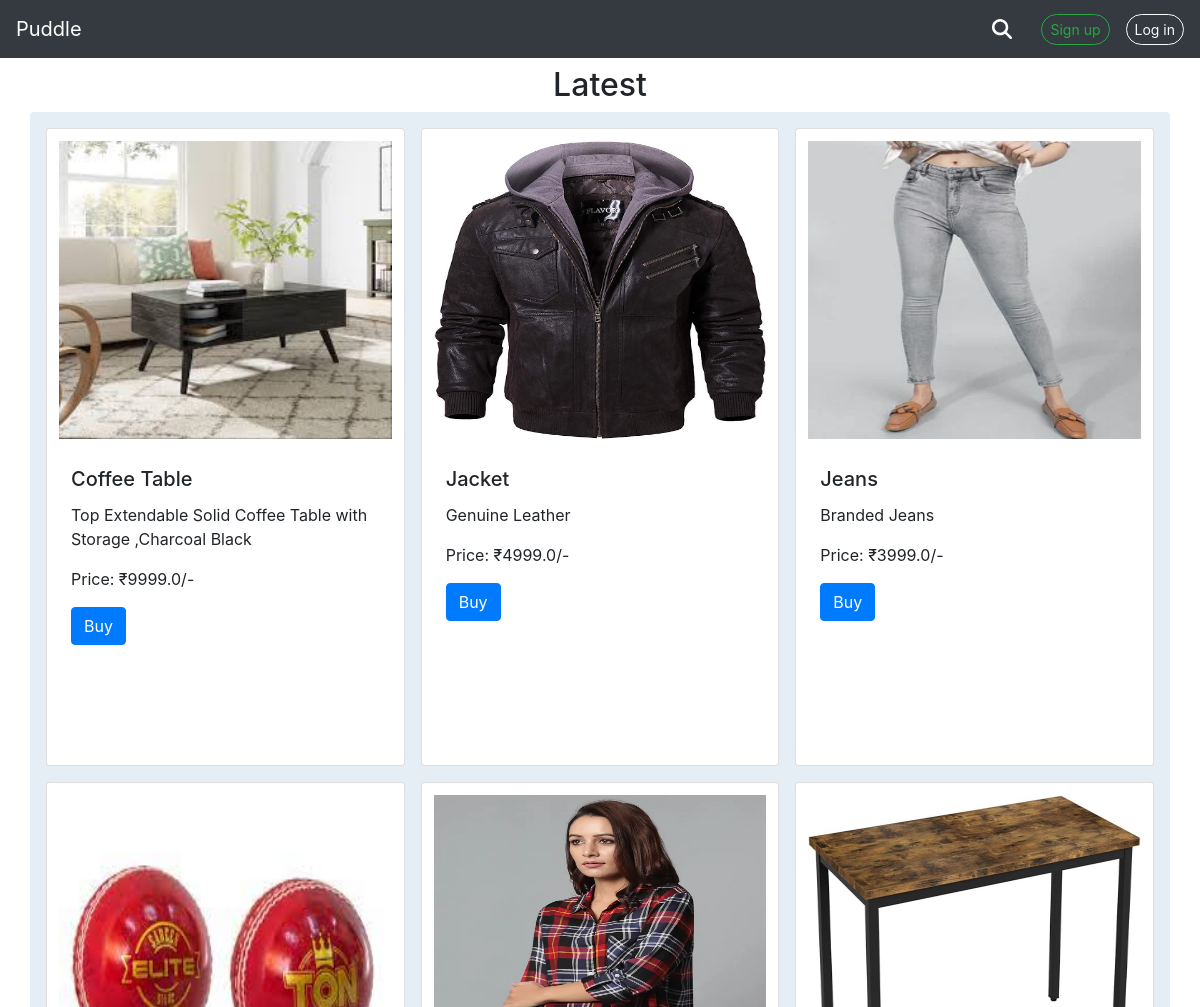
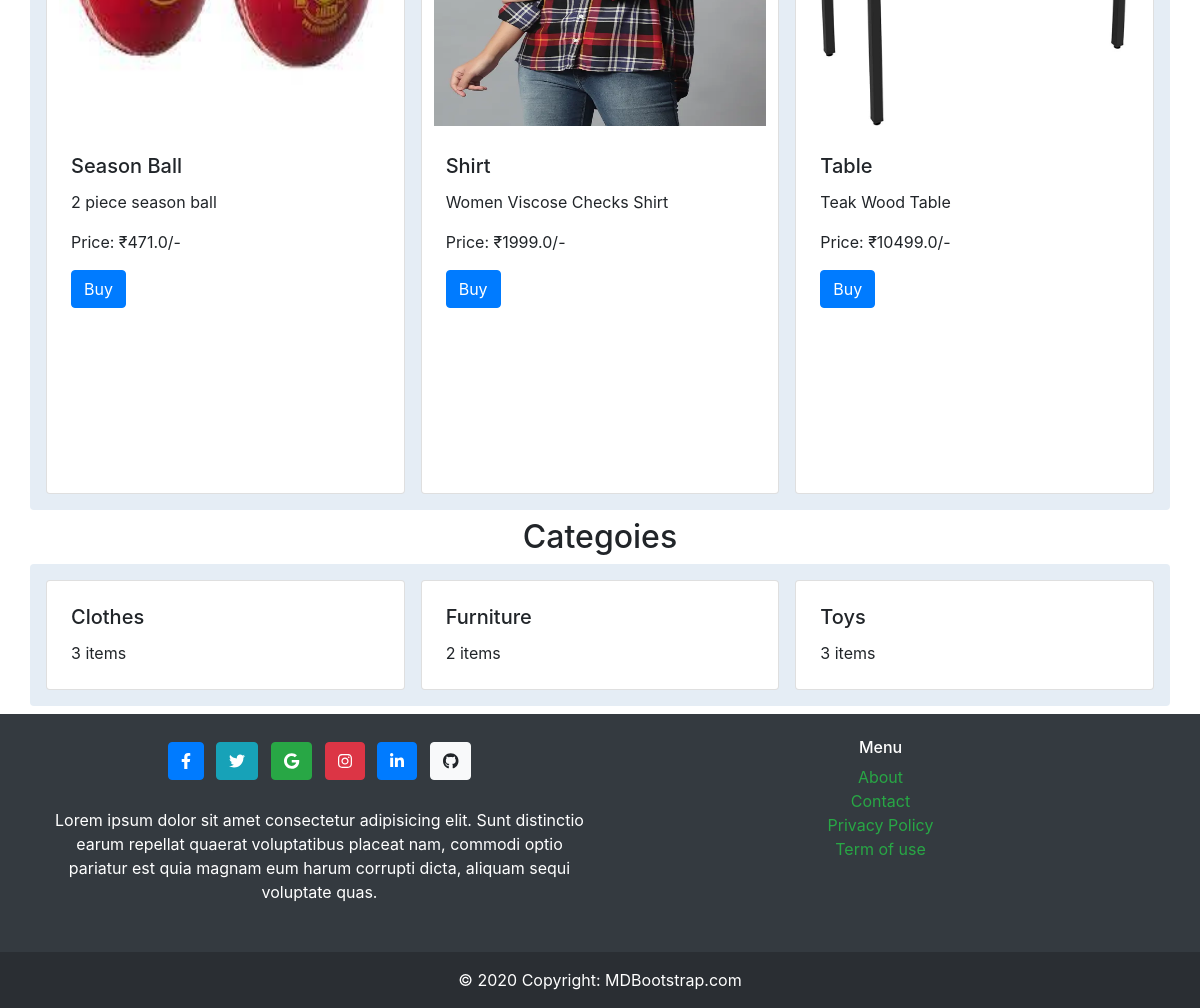
The page / on the database its author committed (2 pictures, top to bottom).
### item/models.py (models this page shows, shortened)
class Item(models.Model):
    category = models.ForeignKey(Category, related_name='items', on_delete=models.CASCADE)
    name = models.CharField(max_length=255)
    description = models.TextField(blank=True, null=True)
    price = models.FloatField()
    image= models.ImageField(upload_to='item_images', blank=True, null=True)
    is_sold = models.BooleanField(default=False)
    created_by = models.ForeignKey(User, related_name='items', on_delete= models.CASCADE)
    created_at = models.DateTimeField(auto_now_add=True)
    class Meta:
        ordering = ('name',)

class Category(models.Model):
    name = models.CharField(max_length=255)
    class Meta:
        ordering = ('name',)
        verbose_name_plural= 'Categories'

### core/views.py (the view)
# urls.py: path('',views.index, name='index'),
def index(request):
    items = Item.objects.filter(is_sold=False)[0:6]
    categories = Category.objects.all()
    return render(request, "core/index.html", {
        'categories': categories,
        'items': items,
    })

### core/templates/core/index.html (shortened to what this page needs)
{% extends "core/base.html" %}
{% block content %}
        <h2 class="text-center m-2">Latest</h2>
        <div class="row  rounded p-2" style="background:#e5edf5 ">
            {% for item in items %}
            <div class="col-sm-4 p-2">
                <div class="card h-100 w-100 p-1 d-flex " >
                    <a href="{%url "item:detail" item.id %}" class="h-50 ">
                    <img src="{{item.image.url}}" class="card-img h-100 p-2 "   alt="{{item.name}}"></a>
                    <div class="card-body">
                        <h5 class="card-title">{{item.name}}</h5>
                        <p class="card-text ">{{item.description}}</p>
                        <p class="card-text">Price: <span>&#8377;</span>{{item.price}}/- </p>
                        <a href="{%url "item:detail" item.id %}" class="btn btn-primary">Buy</a>
                    </div>
                </div>
            </div>
            {% endfor %}
        </div>
    <h2 class="text-center m-2">Categoies</h2>
    <div class="row  rounded mb-2 p-2" style="background:#e5edf5 ">
        {% for category in categories %}
        <div class="col-sm-4 p-2">
            <div class="card h-100 w-100 p-1 d-flex" >
                <div class="card-body">
                    <h5 class="card-title">{{category.name}}</h5>
                    <p class="card-text">{{category.items.count}} items</p>
                </div>
            </div>
        </div>
        {% endfor %}
    </div>
{% endblock content %}

### core/templates/core/base.html (shortened to what this page needs)
<!DOCTYPE html>
<html lang="en">
    <head>
        <link rel="stylesheet" href="https://cdn.jsdelivr.net/npm/bootstrap@4.6.2/dist/css/bootstrap.min.css">
        {% load static %}
        <link rel="stylesheet" href="{% static "core/style.css" %} ">
    </head>
    <body>
        <nav class="navbar navbar-expand-lg navbar-dark bg-dark">
            <a class="navbar-brand" href="{% url 'core:index' %}">Puddle</a>
            <div class="collapse navbar-collapse" id="navbarSupportedContent">
                <form class="form-inline my-2 my-lg-0 ml-auto">
                    <a class="navbar-brand nav-item dropdown btn btn-dark" href="{% url "item:items" %}"><i class="fa-solid fa-magnifying-glass"></i> </a>
                    {% if request.user.is_authenticated  %}
                        <a href="{% url "conversation:inbox" %}" class="nav-item dropdown rounded-pill btn btn-success  my-2 my-sm-0 mr-3" type="submit"><i class="fa-solid fa-envelope"></i></a>
                        <a href="{% url "dashboard:index" %}" class="rounded-pill btn btn-outline-light btn-sm my-2 my-sm-0" type="submit">Dashboard</a>
                        <a href="{% url "core:logout" %}" class="rounded-pill btn btn-success  m-2 " type="submit"><i class="fa-solid fa-right-from-bracket"></i></a>
                    {% else %}
                        <a href="{% url "core:signup" %}" class="nav-item dropdown rounded-pill btn btn-outline-success btn-sm my-2 my-sm-0 mr-3" type="submit">Sign up</a>
                        <a href="{% url "core:login" %}" class="nav-item dropdown rounded-pill btn btn-outline-light btn-sm my-2 my-sm-0" type="submit">Log in</a>
                    {% endif %}
                </form>
            </div>
        </nav>
        <div class="container">
            {% block content %}
            {% endblock content %}
        </div>
        <footer class="bg-dark text-center text-white">
            <div class="container p-4">
            <div class="row">
            <div class="col-sm-6">
                <section class="mb-4">
                    <a class="btn btn-primary btn-floating m-1" href="#!" role="button"
                    ><i class="fab fa-facebook-f"></i></a>
                    <a class="btn btn-info btn-floating m-1" href="#!" role="button"
                    ><i class="fab fa-twitter"></i
                    ></a>
                    <a class="btn btn-success btn-floating m-1" href="#!" role="button"
                    ><i class="fab fa-google"></i
                    ></a>
                    <a class="btn btn-danger btn-floating m-1" href="#!" role="button"
                    ><i class="fab fa-instagram"></i
                    ></a>
                    <a class="btn btn-primary btn-floating m-1" href="#!" role="button"
                    ><i class="fab fa-linkedin-in"></i
                    ></a>
                    <a class="btn btn-light btn-floating m-1" href="#!" role="button"
                    ><i class="fab fa-github"></i
                    ></a>
                </section>
                <section class="mb-4">
                    <p>
                    Lorem ipsum dolor sit amet consectetur adipisicing elit. Sunt distinctio earum
                    repellat quaerat voluptatibus placeat nam, commodi optio pariatur est quia magnam
                    eum harum corrupti dicta, aliquam sequi voluptate quas.
                    </p>
                </section>
                </div>
            <div class="col-sm-6 d-block">
                <h6>Menu</h6>
                    <a class="d-block text-success" href="">About</a>
                    <a class="d-block text-success" href="{% url "core:contact" %}">Contact</a>
                    <a class="d-block text-success" href="">Privacy Policy</a>
                    <a class="d-block text-success" href="">Term of use</a>
            </div>
            </div>
            </div>
            <div class="text-center p-3" style="background-color: rgba(0, 0, 0, 0.2);">
            © 2020 Copyright:
            <a class="text-white" href="https://mdbootstrap.com/">MDBootstrap.com</a>
            </div>
        </footer>
    </body>
</html>

### rows shown on the page
Item: image (picture), name "Coffee Table", description "Top Extendable Solid Coffee Table with Storage ,Charcoal Black", price "9999.0"
Item: image (picture), name "Jacket", description "Genuine Leather", price "4999.0"
Item: image (picture), name "Jeans", description "Branded Jeans", price "3999.0"
Item: image (picture), name "Season Ball", description "2 piece season ball", price "471.0"
Item: image (picture), name "Shirt", description "Women Viscose Checks Shirt", price "1999.0"
Item: image (picture), name "Table", description "Teak Wood Table", price "10499.0"
Category: name "Clothes", items.count "3"
Category: name "Furniture", items.count "2"
Category: name "Toys", items.count "3"
